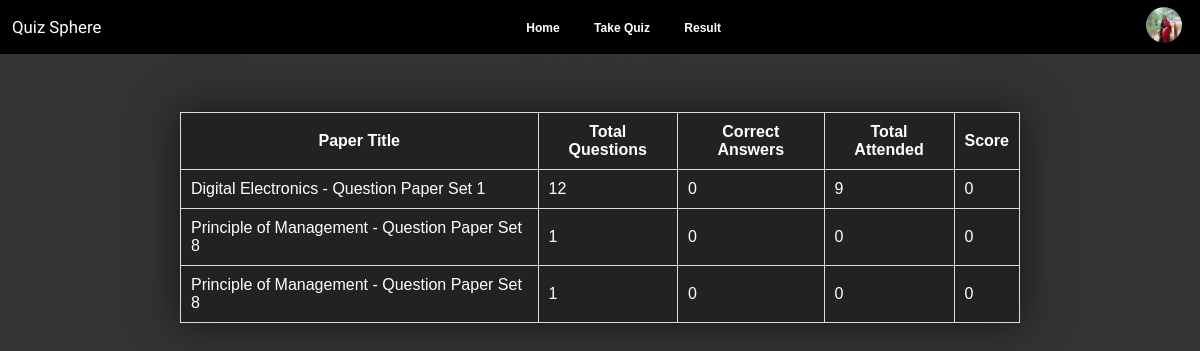
Page /Student_Allpage/resultlist.php (signed in) on the earlier database version.
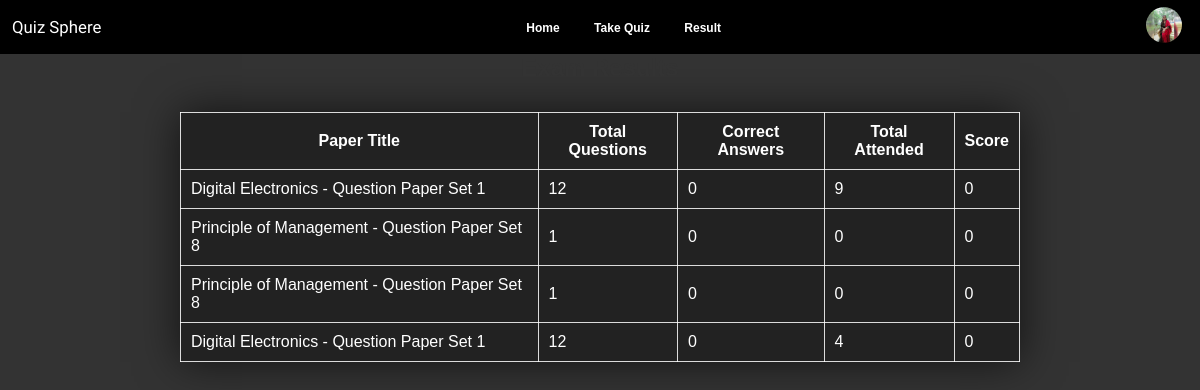
Same page on the later database version.
### tables this page shows
CREATE TABLE `results` (
  `result_id` int(11) NOT NULL,
  `student_id` int(11) DEFAULT NULL,
  `paper_id` int(11) DEFAULT NULL,
  `total_questions` int(11) DEFAULT NULL,
  `correct_answers` int(11) DEFAULT NULL,
  `score` float DEFAULT NULL,
  `total_attended` int(11) DEFAULT 0
);

### Student_Allpage/resultlist.php (the view, shortened to what this page needs)
<?php
include '../Navber/nav.php';
include '../config.php';
$student_id = $_SESSION['user_id'];
$result_query = "
    SELECT
        r.*,
        pd.paper_id,
        CONCAT(s.subject_name, ' - Question Paper Set ', pd.paper_id) AS papertitle
    FROM
        results r
    JOIN
        paperdetails pd ON r.paper_id = pd.paper_id
    JOIN
        subjects s ON pd.subject_id = s.subject_id
    WHERE
        r.student_id = '$student_id'
";
$result_data = mysqli_query($conn, $result_query);
?>
<!DOCTYPE html>
<html lang="en">
<head>
    <link rel="stylesheet" href="../Navber/style.css">
</head>
<body>
    <h2>Exam Results</h2>
    <?php if (mysqli_num_rows($result_data) > 0): ?>
        <table>
            <thead>
                <tr>
                    <th>Paper Title</th>
                    <th>Total Questions</th>
                    <th>Correct Answers</th>
                    <th>Total Attended</th>
                    <th>Score</th>
                </tr>
            </thead>
            <tbody>
                <?php while ($row = mysqli_fetch_assoc($result_data)): ?>
                    <tr>
                        <td><?php echo $row['papertitle']; ?></td>
                        <td><?php echo $row['total_questions']; ?></td>
                        <td><?php echo $row['correct_answers']; ?></td>
                        <td><?php echo $row['total_attended']; ?></td>
                        <td><?php echo $row['score']; ?></td>
                    </tr>
                <?php endwhile; ?>
            </tbody>
        </table>
    <?php else: ?>
        <p class="no-results">No results available for your account.</p>
    <?php endif; ?>
</body>
</html>

Differences in the rows shown:
added results: papertitle "Digital Electronics - Question Paper Set 1", total_questions "12", correct_answers "0", total_attended "4", score "0"
